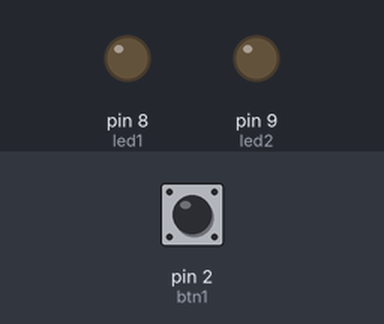
Bench run of a sketch on a simulated Arduino Uno, built with avr-gcc and run on an emulated ATmega328P. Parts: output pins drawn as LEDs (lit = HIGH). Dashed ring = blinking. The inputs (shaded band) are chosen by the test bench; at power-on: pin 2 (btn1) LOW.

Above: at 1.2 s.
1.3 s: pin 2 (btn1) pulled HIGH for 3.2 s
At 5.3 s:
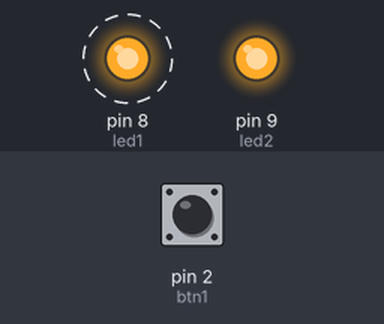
6.0 s: pin 2 (btn1) pulled HIGH for 0.15 s
At 7.7 s:
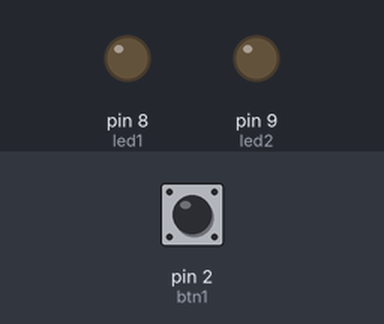
8.0 s: pin 2 (btn1) pulled HIGH for 1 s
At 9.7 s:
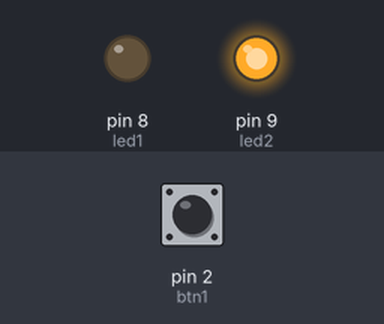
Timing chart, 0 to 11.2 s (numbered marks = the images above; inputs shaded):
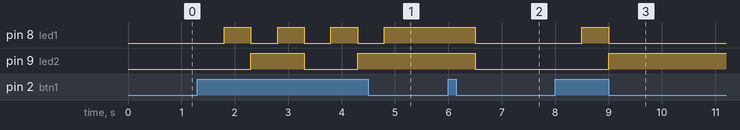

The sketch:

Lanjut_2_button.ino
```cpp
int btn1 = 2;
int led1 = 8;
int led2 = 9;
int hitung;

void setup() {
  // put your setup code here, to run once:
  pinMode(btn1, INPUT);

  pinMode(led1, OUTPUT);
  pinMode(led2, OUTPUT);
}

void loop() {
  // put your main code here, to run repeatedly:

bool nilaiButton = digitalRead(btn1);

if( nilaiButton == 1){
 hitung++;
 delay(500);
}

// Latihan 1
//if(hitung == 1) {
//  digitalWrite(led1, HIGH);
//}
//
//if(hitung == 4) {
//  digitalWrite(led1, LOW);
//  hitung = 0;
//}

//Latihan 3
switch(hitung) {
  case 1:
    digitalWrite(led1, HIGH);
    digitalWrite(led2, LOW);
  break;
  case 2:
    digitalWrite(led1, LOW);
    digitalWrite(led2, HIGH);
  break;
  case 3:
    digitalWrite(led1, HIGH);
    digitalWrite(led2, HIGH);
  break;
  case 4:
    digitalWrite(led1, LOW);
    digitalWrite(led2, LOW);
    hitung = 0;
  break;
}

}
```

Measured:
- after the input at 1.3 s, pin 8 (led1): alternates HIGH for 0.50 s and LOW for 0.50 s, 7 changes in all, then stays HIGH, starting after 0.50 s; pin 9 (led2): LOW → HIGH after 1.0 s, → LOW 1.0 s later, → HIGH 1.0 s later
- after the input at 6.0 s, pin 8 (led1), pin 9 (led2): HIGH → LOW after 0.50 s
- after the input at 8.0 s, pin 8 (led1): LOW → HIGH after 0.50 s, → LOW 0.50 s later; pin 9 (led2): LOW → HIGH after 1.0 s
